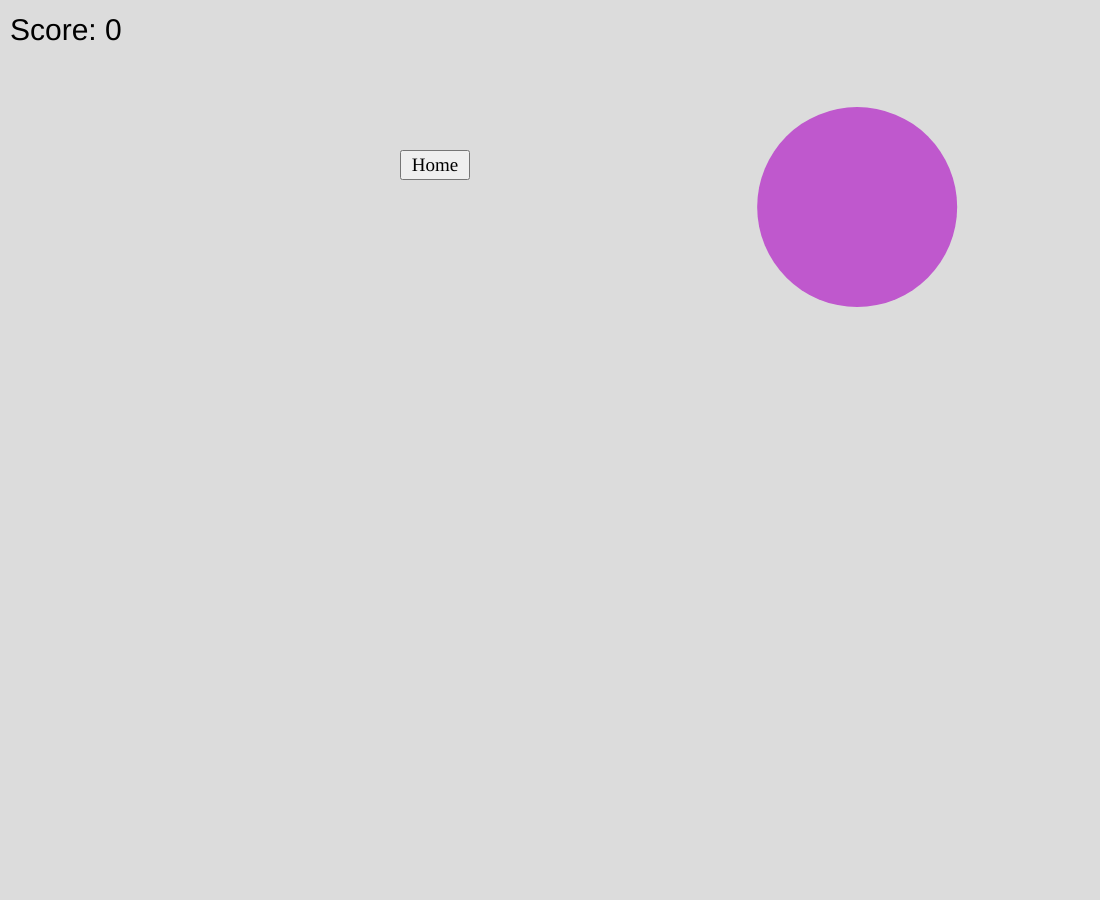
Frame 1 (no input)
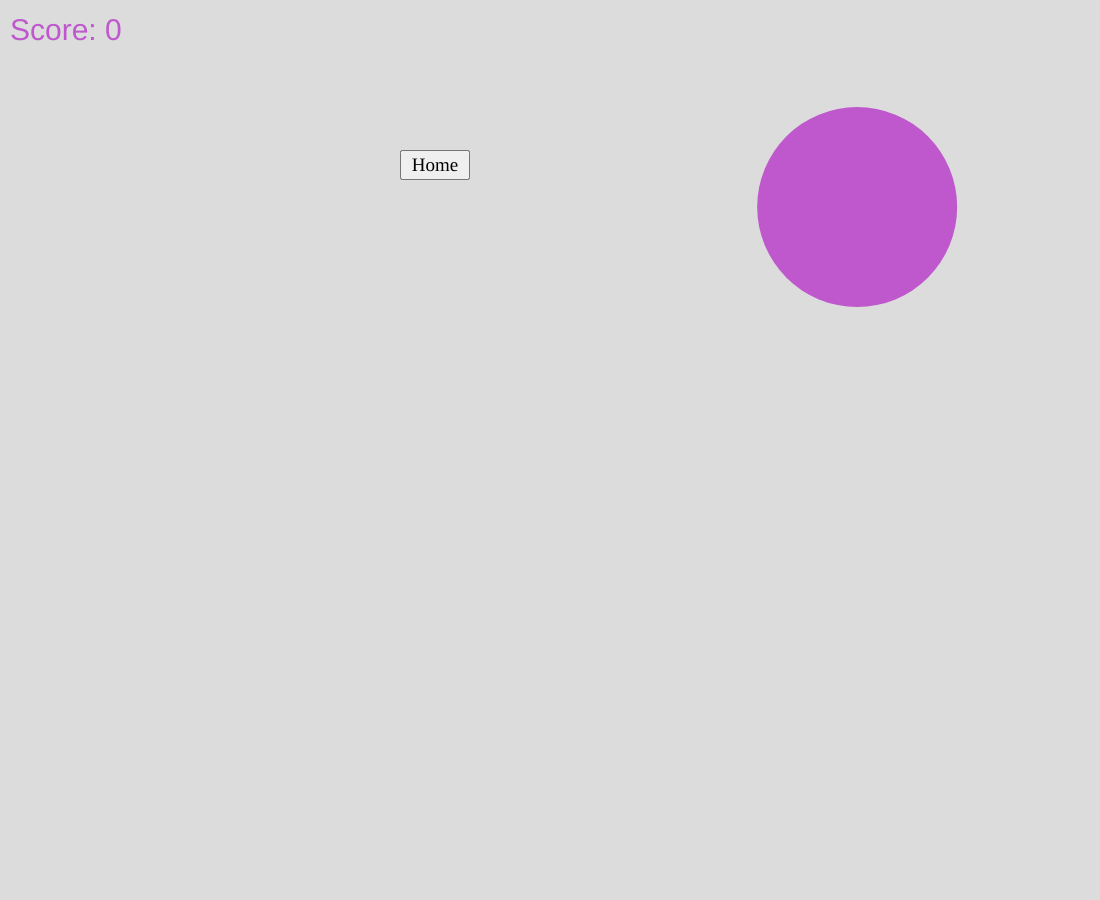
Frame 60 (no input)
Frame 120 (the mouse pressed at the canvas centre since frame 60): identical to frame 60, image omitted

The p5.js sketch that drew these frames (run headless with seeded random() and noise() and a simulated clock; from frame 60 on, the mouse is pressed at the canvas centre):

// p5.js sketch
// ── sketch.js
var x, y;
var score = 0;
const radius = 100;
var r, g, b;

function setup() {
  createCanvas(windowWidth - 100, windowHeight - 100);
  x = random(windowWidth);
  y = random(windowHeight);
  r = random(255);
  g = random(255);
  b = random(255);
}

function draw() {
  background(220);
  // Draw a circle
  noStroke();
  textSize(30);
  text("Score: " + score, 10, 40);
  fill(r, g, b);
  
  ellipse(x, y, radius*2, radius*2);
  button_Home = createButton('Home');
  button_Home.position(width/2-150, height/2-300);
  button_Home.mousePressed(Open)
  button_Home.size(70,30)
  button_Home.style("font-family","Comic Sans MS")
  button_Home.style("font-size","19px")
}

// When the user clicks the mouse
function mousePressed() {
  // Check if mouse is inside the circle
  var d = dist(mouseX, mouseY, x, y);
  if (d < radius) {
    newCircle();
    score++;
  }
}

function newCircle() {
  x = random(windowWidth -100);
  y = random(windowHeight -100);
  r = random(255);
  g = random(255);
  b = random(255);
    
}
function Open(){
  process.exit(0)
}
